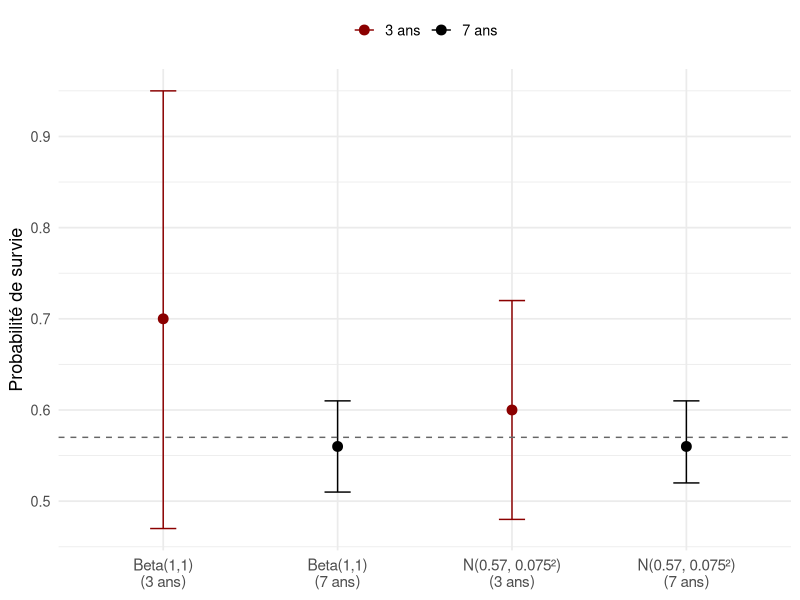
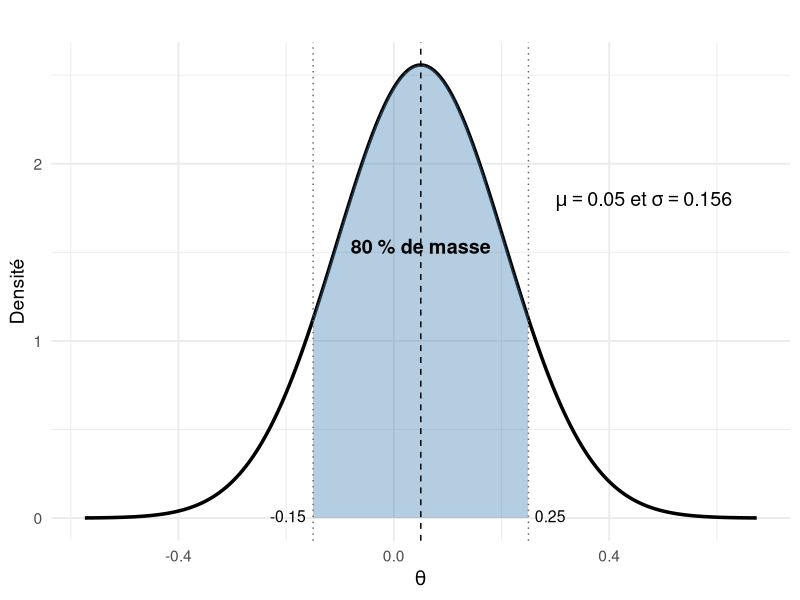

Write R code to recreate these figures, in order.
## ---- chunk 1
library(ggplot2)
library(dplyr)

df <- tibble::tibble(
  Prior = factor(rep(c("Beta(1,1)", "N(0.57, 0.075²)"), times = 2),
                 levels = c("Beta(1,1)", "N(0.57, 0.075²)")),
  Données = rep(c("7 ans", "3 ans"), each = 2),
  Moyenne = c(0.56, 0.56, 0.70, 0.60),
  IC_inf = c(0.51, 0.52, 0.47, 0.48),
  IC_sup = c(0.61, 0.61, 0.95, 0.72)
)

df <- df %>%
  mutate(x = paste0(Prior, "\n(", Données, ")"),
         couleur = ifelse(Données == "7 ans", "black", "darkred"))

ggplot(df, aes(x = x, y = Moyenne, color = Données)) +
  geom_point(size = 3) +
  geom_errorbar(aes(ymin = IC_inf, ymax = IC_sup), width = 0.15) +
  geom_hline(yintercept = 0.57, linetype = "dashed", color = "grey40") +
  scale_color_manual(values = c("7 ans" = "black", "3 ans" = "darkred")) +
  labs(x = NULL, y = "Probabilité de survie", color = NULL) +
  theme_minimal(base_size = 13) +
  theme(axis.text.x = element_text(size = 11),
        legend.position = "top") # remplacer top par none si on ne veut pas la légende
## ---- chunk 2
# paramètres de moyenne et d'écart-type souhaités pour la distribution bêta
mu <- 0.57 # moyenne de la probabilité
sigma <- 0.075 # écart-type sur cette probabilité
# formules inverses pour obtenir les paramètres a et b d'une distribution bêta
a <- ((1 - mu) / (sigma^2) - 1 / mu) * mu^2
b <- a * (1 / mu - 1)
# affichage des valeurs de a et b arrondies
c(a = round(a, 1), b = round(b, 1))
## ---- chunk 3
# on génère 10000 valeurs tirées d'une loi Bêta avec les paramètres a = 24.3 et b = 18.3
ech_prior <- rbeta(n = 10000, shape1 = 24.3, shape2 = 18.3)
# on calcule la moyenne empirique des tirages (doit approcher 0.57)
mean(ech_prior)
# on calcule l'écart-type empirique des tirages (doit approcher 0.075)
sqrt(var(ech_prior))
## ---- chunk 4
# borne inférieure et supérieure données par l’expert·e
a <- -0.15
b <-  0.25

# niveau de confiance exprimé
level <- 0.80
alpha <- 1 - level

# valeur z correspondant à un intervalle de crédibilité à 80 %
z <- qnorm(1 - alpha / 2)  # ≈ 1.2816

# moyenne = centre de l’intervalle
mu <- (a + b) / 2

# écart-type déduit de la largeur de l’intervalle
sigma <- (b - a) / (2 * z)

mu
sigma
## ---- chunk 5
mu    <- 0.05
sigma <- 0.1560608
pnorm(c(-0.15, 0.25), mean = mu, sd = sigma)
#> 0.10 0.90    # Ok : 10 % à gauche, 90 % à droite → 80 % au centre
## ---- chunk 6
library(ggplot2)

# Paramètres du prior
mu <- 0.05
sigma <- 0.156
a <- -0.15
b <-  0.25

# Courbe de densité
x <- seq(mu - 4*sigma, mu + 4*sigma, length.out = 1000)
y <- dnorm(x, mean = mu, sd = sigma)
df <- data.frame(x = x, y = y)

# Sous-ensemble pour l’aire ombrée
highlight <- subset(df, x >= a & x <= b)

# Tracé
ggplot(df, aes(x, y)) +
  geom_line(color = "black", size = 1.2) +
  geom_area(data = highlight, fill = "steelblue", alpha = 0.4) +
  geom_vline(xintercept = c(a, b), linetype = "dotted", color = "grey40") +
  geom_vline(xintercept = mu, linetype = "dashed", color = "black") +
  annotate("text", x = mu, y = max(y) * 0.6, label = "80 % de masse", size = 5, fontface = "bold") +
  annotate("text", x = a, y = 0.01, label = "-0.15", hjust = 1.2, size = 4) +
  annotate("text", x = b, y = 0.01, label = "0.25", hjust = -0.2, size = 4) +
  annotate("text", x = mu + 0.25, y = max(y) * 0.7,
           label = "mu == 0.05~et~sigma == 0.156",
           parse = TRUE, hjust = 0, size = 5) +
  labs(
    title = "",
    x = expression(theta),
    y = "Densité"
  ) +
  theme_minimal(base_size = 14)
